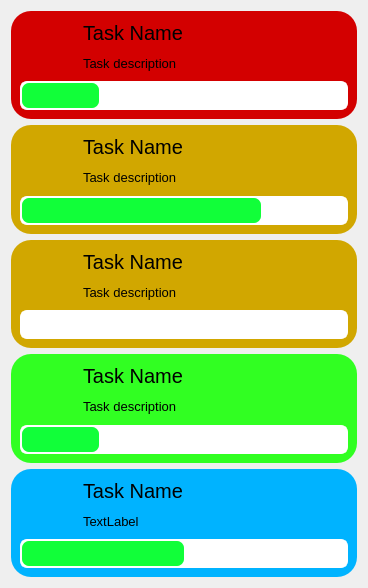
            <widget class="QWidget" name="scrollAreaWidgetContents">
             <property name="geometry">
              <rect>
               <x>0</x>
               <y>0</y>
               <width>368</width>
               <height>588</height>
              </rect>
             </property>
             <layout class="QVBoxLayout" name="verticalLayout">
              <item>
               <widget class="QWidget" name="widget" native="true">
                <property name="styleSheet">
                 <string notr="true">background-color: rgb(211, 0, 0);
border-radius: 20px;</string>
                </property>
                <layout class="QVBoxLayout" name="verticalLayout_20">
                 <item>
                  <layout class="QHBoxLayout" name="task_info_8" stretch="1,4,0">
                   <item>
                    <widget class="QToolButton" name="toolButton_2">
                     <property name="enabled">
                      <bool>false</bool>
                     </property>
                     <property name="sizePolicy">
                      <sizepolicy hsizetype="Preferred" vsizetype="Preferred">
                       <horstretch>0</horstretch>
                       <verstretch>0</verstretch>
                      </sizepolicy>
                     </property>
                     <property name="focusPolicy">
                      <enum>Qt::FocusPolicy::NoFocus</enum>
                     </property>
                     <property name="text">
                      <string/>
                     </property>
                     <property name="icon">
                      <iconset>
                       <normaloff>icons_white/utensils-crossed.svg</normaloff>icons_white/utensils-crossed.svg</iconset>
                     </property>
                     <property name="iconSize">
                      <size>
                       <width>40</width>
                       <height>40</height>
                      </size>
                     </property>
                     <property name="checkable">
                      <bool>false</bool>
                     </property>
                     <property name="autoRaise">
                      <bool>true</bool>
                     </property>
                    </widget>
                   </item>
                   <item>
                    <layout class="QVBoxLayout" name="task_name_description_8">
                     <item>
                      <widget class="QLabel" name="task_name_8">
                       <property name="font">
                        <font>
                         <pointsize>15</pointsize>
                        </font>
                       </property>
                       <property name="text">
                        <string>Task Name</string>
                       </property>
                      </widget>
                     </item>
                     <item>
                      <widget class="QLabel" name="task_description_8">
                       <property name="font">
                        <font>
                         <pointsize>10</pointsize>
                        </font>
                       </property>
                       <property name="text">
                        <string>Task description</string>
                       </property>
                      </widget>
                     </item>
                    </layout>
                   </item>
                   <item>
                    <widget class="QPushButton" name="task_check_4">
                     <property name="sizePolicy">
                      <sizepolicy hsizetype="Preferred" vsizetype="Preferred">
                       <horstretch>0</horstretch>
                       <verstretch>0</verstretch>
                      </sizepolicy>
                     </property>
                     <property name="styleSheet">
                      <string notr="true">QPushButton {
    background-color: transparent;
    border: none;
    padding: 0px;
}

QPushButton:pressed {
    background-color: transparent;
}

QPushButton:checked {
    background-color: transparent;
}



</string>
                     </property>
                     <property name="text">
                      <string/>
                     </property>
                     <property name="icon">
                      <iconset>
                       <normaloff>icons_white/circle.svg</normaloff>icons_white/circle.svg</iconset>
                     </property>
                     <property name="iconSize">
                      <size>
                       <width>40</width>
                       <height>40</height>
                      </size>
                     </property>
                     <property name="checkable">
                      <bool>true</bool>
                     </property>
                     <property name="checked">
                      <bool>true</bool>
                     </property>
                     <property name="flat">
                      <bool>true</bool>
                     </property>
                    </widget>
                   </item>
                  </layout>
                 </item>
                 <item>
                  <widget class="QProgressBar" name="task_progress_4">
                   <property name="styleSheet">
                    <string notr="true">
QProgressBar {
    border: 2px solid white;
    border-radius: 7px;
    background-color: white;
    height: 25px;
    padding: 0;
}

QProgressBar::chunk {
    background-color: rgb(17, 255, 57);
    border-radius: 7px;
}
</string>
                   </property>
                   <property name="value">
                    <number>24</number>
                   </property>
                   <property name="textVisible">
                    <bool>false</bool>
                   </property>
                  </widget>
                 </item>
                </layout>
               </widget>
              </item>
              <item>
               <widget class="QWidget" name="widget_2" native="true">
                <property name="styleSheet">
                 <string notr="true">background-color: rgb(209, 167, 0);
border-radius: 20px;</string>
                </property>
                <layout class="QVBoxLayout" name="verticalLayout_9">
                 <item>
                  <layout class="QHBoxLayout" name="task_info_7" stretch="1,4,0">
                   <item>
                    <widget class="QToolButton" name="toolButton_3">
                     <property name="enabled">
                      <bool>false</bool>
                     </property>
                     <property name="sizePolicy">
                      <sizepolicy hsizetype="Preferred" vsizetype="Preferred">
                       <horstretch>0</horstretch>
                       <verstretch>0</verstretch>
                      </sizepolicy>
                     </property>
                     <property name="focusPolicy">
                      <enum>Qt::FocusPolicy::NoFocus</enum>
                     </property>
                     <property name="text">
                      <string/>
                     </property>
                     <property name="icon">
                      <iconset>
                       <normaloff>icons_white/utensils-crossed.svg</normaloff>icons_white/utensils-crossed.svg</iconset>
                     </property>
                     <property name="iconSize">
                      <size>
                       <width>40</width>
                       <height>40</height>
                      </size>
                     </property>
                     <property name="checkable">
                      <bool>false</bool>
                     </property>
                     <property name="autoRaise">
                      <bool>true</bool>
                     </property>
                    </widget>
                   </item>
                   <item>
                    <layout class="QVBoxLayout" name="task_name_description_7">
                     <item>
                      <widget class="QLabel" name="task_name_7">
                       <property name="font">
                        <font>
                         <pointsize>15</pointsize>
                        </font>
                       </property>
                       <property name="text">
                        <string>Task Name</string>
                       </property>
                      </widget>
                     </item>
                     <item>
                      <widget class="QLabel" name="task_description_7">
                       <property name="font">
                        <font>
                         <pointsize>10</pointsize>
                        </font>
                       </property>
                       <property name="text">
                        <string>Task description</string>
                       </property>
                      </widget>
                     </item>
                    </layout>
                   </item>
                   <item>
                    <widget class="QPushButton" name="task_check_3">
                     <property name="sizePolicy">
                      <sizepolicy hsizetype="Preferred" vsizetype="Preferred">
                       <horstretch>0</horstretch>
                       <verstretch>0</verstretch>
                      </sizepolicy>
                     </property>
                     <property name="styleSheet">
                      <string notr="true">QPushButton {
    background-color: transparent;
    border: none;
    padding: 0px;
}

QPushButton:pressed {
    background-color: transparent;
}

QPushButton:checked {
    background-color: transparent;
}



</string>
                     </property>
                     <property name="text">
                      <string/>
                     </property>
                     <property name="icon">
                      <iconset>
                       <normaloff>icons_white/circle.svg</normaloff>icons_white/circle.svg</iconset>
                     </property>
                     <property name="iconSize">
                      <size>
                       <width>40</width>
                       <height>40</height>
                      </size>
                     </property>
                     <property name="checkable">
                      <bool>true</bool>
                     </property>
                     <property name="flat">
                      <bool>true</bool>
                     </property>
                    </widget>
                   </item>
                  </layout>
                 </item>
                 <item>
                  <widget class="QProgressBar" name="task_progress_3">
                   <property name="styleSheet">
                    <string notr="true">
QProgressBar {
    border: 2px solid white;
    border-radius: 7px;
    background-color: white;
    height: 25px;
    padding: 0;
}

QProgressBar::chunk {
    background-color: rgb(17, 255, 57);
    border-radius: 7px;
}
</string>
                   </property>
                   <property name="value">
                    <number>74</number>
                   </property>
                   <property name="textVisible">
                    <bool>false</bool>
                   </property>
                  </widget>
                 </item>
                </layout>
               </widget>
              </item>
              <item>
               <widget class="QWidget" name="widget_3" native="true">
                <property name="styleSheet">
                 <string notr="true">background-color: rgb(209, 167, 0);
border-radius: 20px;</string>
                </property>
                <layout class="QVBoxLayout" name="verticalLayout_12">
                 <item>
                  <layout class="QHBoxLayout" name="task_info_6" stretch="1,4,0">
                   <item>
                    <widget class="QToolButton" name="toolButton_4">
                     <property name="enabled">
                      <bool>false</bool>
                     </property>
                     <property name="sizePolicy">
                      <sizepolicy hsizetype="Preferred" vsizetype="Preferred">
                       <horstretch>0</horstretch>
                       <verstretch>0</verstretch>
                      </sizepolicy>
                     </property>
                     <property name="focusPolicy">
                      <enum>Qt::FocusPolicy::NoFocus</enum>
                     </property>
                     <property name="text">
                      <string/>
                     </property>
                     <property name="icon">
                      <iconset>
                       <normaloff>icons_white/utensils-crossed.svg</normaloff>icons_white/utensils-crossed.svg</iconset>
                     </property>
                     <property name="iconSize">
                      <size>
                       <width>40</width>
                       <height>40</height>
                      </size>
                     </property>
                     <property name="checkable">
                      <bool>false</bool>
                     </property>
                     <property name="autoRaise">
                      <bool>true</bool>
                     </property>
                    </widget>
                   </item>
                   <item>
                    <layout class="QVBoxLayout" name="task_name_description_6">
                     <item>
                      <widget class="QLabel" name="task_name_6">
                       <property name="font">
                        <font>
                         <pointsize>15</pointsize>
                        </font>
                       </property>
                       <property name="text">
                        <string>Task Name</string>
                       </property>
                      </widget>
                     </item>
                     <item>
                      <widget class="QLabel" name="task_description_6">
                       <property name="font">
                        <font>
                         <pointsize>10</pointsize>
                        </font>
                       </property>
                       <property name="text">
                        <string>Task description</string>
                       </property>
                      </widget>
                     </item>
                    </layout>
                   </item>
                   <item>
                    <widget class="QPushButton" name="task_check_2">
                     <property name="sizePolicy">
                      <sizepolicy hsizetype="Preferred" vsizetype="Preferred">
                       <horstretch>0</horstretch>
                       <verstretch>0</verstretch>
                      </sizepolicy>
                     </property>
                     <property name="styleSheet">
                      <string notr="true">background-color: rgba(255, 255, 255, 0);
border-color: rgba(255, 255, 255, 0);
gridline-color: rgba(255, 255, 255, 0);</string>
                     </property>
                     <property name="text">
                      <string/>
                     </property>
                     <property name="icon">
                      <iconset>
                       <normaloff>icons_white/circle.svg</normaloff>icons_white/circle.svg</iconset>
                     </property>
                     <property name="iconSize">
                      <size>
                       <width>40</width>
                       <height>40</height>
                      </size>
                     </property>
                     <property name="checkable">
                      <bool>true</bool>
                     </property>
                     <property name="flat">
                      <bool>true</bool>
                     </property>
                    </widget>
                   </item>
                  </layout>
                 </item>
                 <item>
                  <widget class="QProgressBar" name="task_progress_2">
                   <property name="styleSheet">
                    <string notr="true">
QProgressBar {
    border: 2px solid white;
    border-radius: 7px;
    background-color: white;
    height: 25px;
    padding: 0;
}

QProgressBar::chunk {
    background-color: rgb(17, 255, 57);
    border-radius: 7px;
}
</string>
                   </property>
                   <property name="value">
                    <number>0</number>
                   </property>
                   <property name="textVisible">
                    <bool>false</bool>
                   </property>
                  </widget>
                 </item>
                </layout>
               </widget>
              </item>
              <item>
               <widget class="QWidget" name="widget_8" native="true">
                <property name="styleSheet">
                 <string notr="true">
background-color: rgb(49, 255, 34);
border-radius: 20px;</string>
                </property>
                <layout class="QVBoxLayout" name="verticalLayout_10">
                 <item>
                  <layout class="QHBoxLayout" name="task_info" stretch="1,4,0">
                   <item>
                    <widget class="QToolButton" name="toolButton">
                     <property name="enabled">
                      <bool>false</bool>
                     </property>
                     <property name="sizePolicy">
                      <sizepolicy hsizetype="Preferred" vsizetype="Preferred">
                       <horstretch>0</horstretch>
                       <verstretch>0</verstretch>
                      </sizepolicy>
                     </property>
                     <property name="focusPolicy">
                      <enum>Qt::FocusPolicy::NoFocus</enum>
                     </property>
                     <property name="text">
                      <string/>
                     </property>
                     <property name="icon">
                      <iconset>
                       <normaloff>icons_white/hand-coins.svg</normaloff>icons_white/hand-coins.svg</iconset>
                     </property>
                     <property name="iconSize">
                      <size>
                       <width>40</width>
                       <height>40</height>
                      </size>
                     </property>
                     <property name="autoRaise">
                      <bool>true</bool>
                     </property>
                    </widget>
                   </item>
                   <item>
                    <layout class="QVBoxLayout" name="task_name_description">
                     <item>
                      <widget class="QLabel" name="task_name">
                       <property name="font">
                        <font>
                         <pointsize>15</pointsize>
                        </font>
                       </property>
                       <property name="text">
                        <string>Task Name</string>
                       </property>
                      </widget>
                     </item>
                     <item>
                      <widget class="QLabel" name="task_description">
                       <property name="font">
                        <font>
                         <pointsize>10</pointsize>
                        </font>
                       </property>
                       <property name="text">
                        <string>Task description</string>
                       </property>
                      </widget>
                     </item>
                    </layout>
                   </item>
                   <item>
                    <widget class="QPushButton" name="task_check">
                     <property name="sizePolicy">
                      <sizepolicy hsizetype="Preferred" vsizetype="Preferred">
                       <horstretch>0</horstretch>
                       <verstretch>0</verstretch>
                      </sizepolicy>
                     </property>
                     <property name="styleSheet">
                      <string notr="true">background-color: rgba(255, 255, 255, 0);
border-color: rgba(255, 255, 255, 0);
gridline-color: rgba(255, 255, 255, 0);</string>
                     </property>
                     <property name="text">
                      <string/>
                     </property>
                     <property name="icon">
                      <iconset>
                       <normaloff>icons_white/circle.svg</normaloff>icons_white/circle.svg</iconset>
                     </property>
                     <property name="iconSize">
                      <size>
                       <width>40</width>
                       <height>40</height>
                      </size>
                     </property>
                     <property name="checkable">
                      <bool>true</bool>
                     </property>
                     <property name="flat">
                      <bool>true</bool>
                     </property>
                    </widget>
                   </item>
                  </layout>
                 </item>
                 <item>
                  <widget class="QProgressBar" name="task_progress">
                   <property name="styleSheet">
                    <string notr="true">
QProgressBar {
    border: 2px solid white;
    border-radius: 7px;
    background-color: white;
    height: 25px;
    padding: 0;
}

QProgressBar::chunk {
    background-color: rgb(17, 255, 57);
    border-radius: 7px;
}
</string>
                   </property>
                   <property name="value">
                    <number>24</number>
                   </property>
                   <property name="textVisible">
                    <bool>false</bool>
                   </property>
                  </widget>
                 </item>
                </layout>
               </widget>
              </item>
              <item>
               <widget class="QWidget" name="widget_9" native="true">
                <property name="styleSheet">
                 <string notr="true">background-color: rgb(0, 179, 255);
border-radius: 20px;</string>
                </property>
                <layout class="QVBoxLayout" name="verticalLayout_11">
                 <item>
                  <layout class="QHBoxLayout" name="task_info_9" stretch="1,4,0">
                   <item>
                    <widget class="QToolButton" name="toolButton_5">
                     <property name="enabled">
                      <bool>false</bool>
                     </property>
                     <property name="sizePolicy">
                      <sizepolicy hsizetype="Preferred" vsizetype="Preferred">
                       <horstretch>0</horstretch>
                       <verstretch>0</verstretch>
                      </sizepolicy>
                     </property>
                     <property name="focusPolicy">
                      <enum>Qt::FocusPolicy::NoFocus</enum>
                     </property>
                     <property name="text">
                      <string/>
                     </property>
                     <property name="icon">
                      <iconset>
                       <normaloff>icons_white/utensils-crossed.svg</normaloff>icons_white/utensils-crossed.svg</iconset>
                     </property>
                     <property name="iconSize">
                      <size>
                       <width>40</width>
                       <height>40</height>
                      </size>
                     </property>
                     <property name="checkable">
                      <bool>false</bool>
                     </property>
                     <property name="autoRaise">
                      <bool>true</bool>
                     </property>
                    </widget>
                   </item>
                   <item>
                    <layout class="QVBoxLayout" name="task_name_description_9">
                     <item>
                      <widget class="QLabel" name="task_name_9">
                       <property name="font">
                        <font>
                         <pointsize>15</pointsize>
                        </font>
                       </property>
                       <property name="text">
                        <string>Task Name</string>
                       </property>
                      </widget>
                     </item>
                     <item>
                      <widget class="QLabel" name="task_description_9">
                       <property name="font">
                        <font>
                         <pointsize>10</pointsize>
                        </font>
                       </property>
                       <property name="text">
                        <string>TextLabel</string>
                       </property>
                      </widget>
                     </item>
                    </layout>
                   </item>
                   <item>
                    <widget class="QPushButton" name="task_check_5">
                     <property name="sizePolicy">
                      <sizepolicy hsizetype="Preferred" vsizetype="Preferred">
                       <horstretch>0</horstretch>
                       <verstretch>0</verstretch>
                      </sizepolicy>
                     </property>
                     <property name="text">
                      <string/>
                     </property>
                     <property name="icon">
                      <iconset>
                       <normaloff>icons_white/circle.svg</normaloff>icons_white/circle.svg</iconset>
                     </property>
                     <property name="iconSize">
                      <size>
                       <width>40</width>
                       <height>40</height>
                      </size>
                     </property>
                     <property name="checkable">
                      <bool>true</bool>
                     </property>
                    </widget>
                   </item>
                  </layout>
                 </item>
                 <item>
                  <widget class="QProgressBar" name="task_progress_5">
                   <property name="styleSheet">
                    <string notr="true">
QProgressBar {
    border: 2px solid white;
    border-radius: 7px;
    background-color: white;
    height: 25px;
    padding: 0;
}

QProgressBar::chunk {
    background-color: rgb(17, 255, 57);
    border-radius: 7px;
}
</string>
                   </property>
                   <property name="value">
                    <number>50</number>
                   </property>
                   <property name="textVisible">
                    <bool>false</bool>
                   </property>
                  </widget>
                 </item>
                </layout>
               </widget>
              </item>
             </layout>
            </widget>
